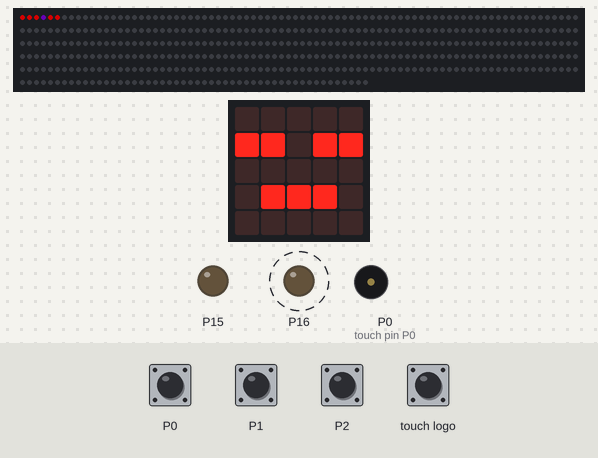
This program was run on a simulated BBC micro:bit (MakeCode). On the bench: 450 RGB LEDs in strip order, left to right, continuing on the next row, the board's 5×5 LED display, output pins drawn as LEDs (lit = HIGH), buzzer (waves = sounding). Dashed ring = blinking. The test bench sets the inputs (shaded band). Dim RGB values are drawn brighter than linear.

Above: at 1.8 s.
1.9 s: touch pin P0 pressed for 0.15 s
2.6 s: touch logo pressed for 0.15 s
3.3 s: touch pin P1 pressed for 0.15 s
At 3.98 s:
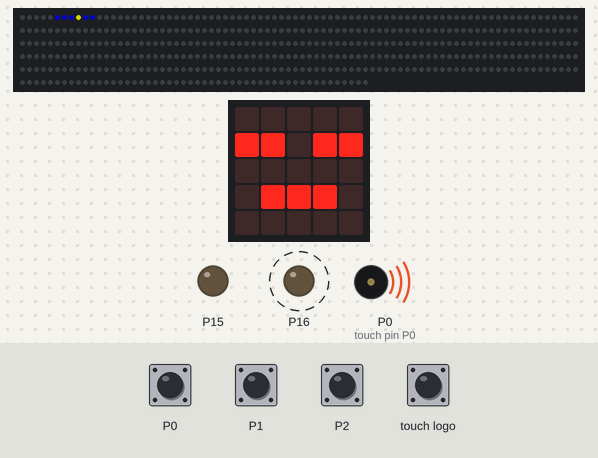
4.0 s: touch pin P2 pressed for 0.15 s
At 4.6 s:
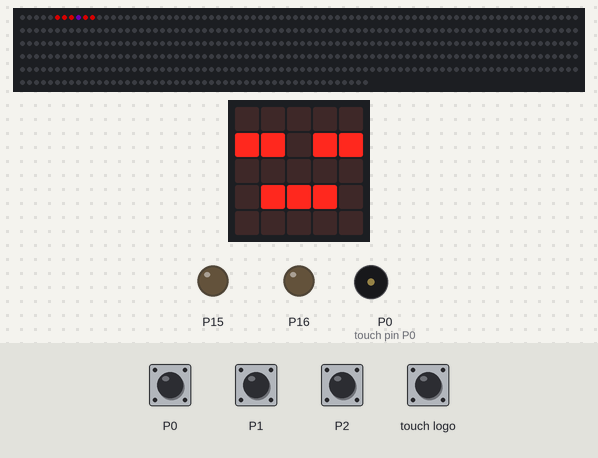
4.7 s: touch pin P1 pressed for 0.15 s
At 5.22 s:
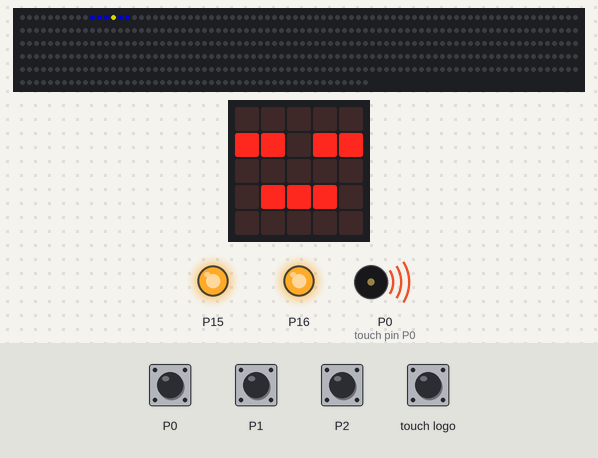
5.4 s: touch pin P0 pressed for 0.15 s
At 6.8 s:
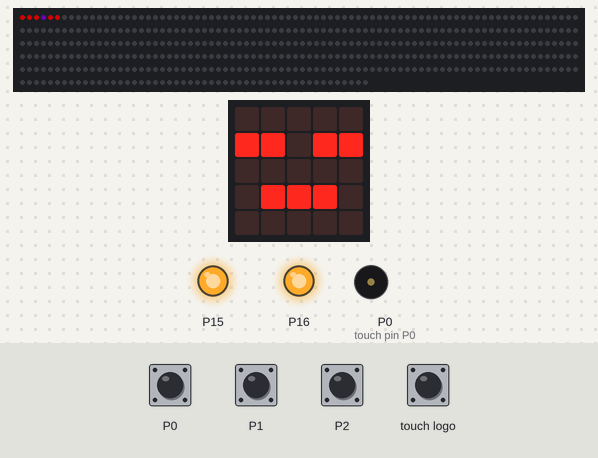
Timing chart, 0 to 7.1 s (numbered marks = the images above; inputs shaded):
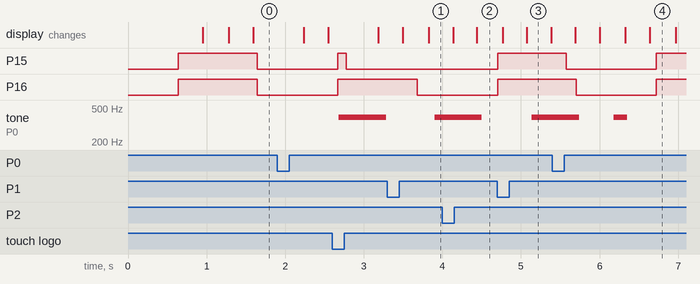

Measured:
- after the input at 4.0 s, P15, P16: stays LOW (without the input it goes to HIGH after 0.70 s)

The program:

main.ts
```typescript
input.onPinPressed(TouchPin.P0, function () {
    setup()
    music.play(music.stringPlayable("G - G - G - C5 - ", 100), music.PlaybackMode.InBackground)
})
input.onLogoEvent(TouchButtonEvent.Pressed, function () {
    setup()
})
input.onPinPressed(TouchPin.P2, function () {
    strip_20.rotate(5)
    strip_20.show()
})
input.onPinPressed(TouchPin.P1, function () {
    strip_10.rotate(5)
    strip_10.show()
})
function setup () {
    strip_10 = neopixel.create(DigitalPin.P14, 450, NeoPixelMode.RGB)
    strip_20 = neopixel.create(DigitalPin.P14, 450, NeoPixelMode.RGB)
    strip_20.setPixelColor(0, neopixel.colors(NeoPixelColors.Red))
    strip_20.setPixelColor(1, neopixel.colors(NeoPixelColors.Red))
    strip_20.setPixelColor(2, neopixel.colors(NeoPixelColors.Red))
    strip_20.setPixelColor(3, neopixel.colors(NeoPixelColors.Indigo))
    strip_20.setPixelColor(4, neopixel.colors(NeoPixelColors.Red))
    strip_20.setPixelColor(5, neopixel.colors(NeoPixelColors.Red))
    strip_20.show()
    strip_10.setPixelColor(0, neopixel.colors(NeoPixelColors.Blue))
    strip_10.setPixelColor(1, neopixel.colors(NeoPixelColors.Blue))
    strip_10.setPixelColor(2, neopixel.colors(NeoPixelColors.Blue))
    strip_10.setPixelColor(3, neopixel.colors(NeoPixelColors.Yellow))
    strip_10.setPixelColor(4, neopixel.colors(NeoPixelColors.Blue))
    strip_10.setPixelColor(5, neopixel.colors(NeoPixelColors.Blue))
    strip_10.show()
    pins.digitalWritePin(DigitalPin.P15, 0)
    basic.showIcon(IconNames.Asleep)
}
let strip_10: neopixel.Strip = null
let strip_20: neopixel.Strip = null
setup()
basic.forever(function () {
    strip_10.show()
    basic.pause(1)
    strip_20.show()
    basic.pause(1)
})
basic.forever(function () {
    pins.digitalWritePin(DigitalPin.P15, 1)
    basic.pause(1000)
    pins.digitalWritePin(DigitalPin.P15, 0)
    basic.pause(1000)
})
basic.forever(function () {
    pins.digitalWritePin(DigitalPin.P16, 1)
    basic.pause(1000)
    pins.digitalWritePin(DigitalPin.P16, 0)
    basic.pause(1000)
})
```

test.ts
```typescript
// Hier kann man Tests durchführen; diese Datei wird nicht kompiliert, wenn dieses Paket als Erweiterung verwendet wird.
```
